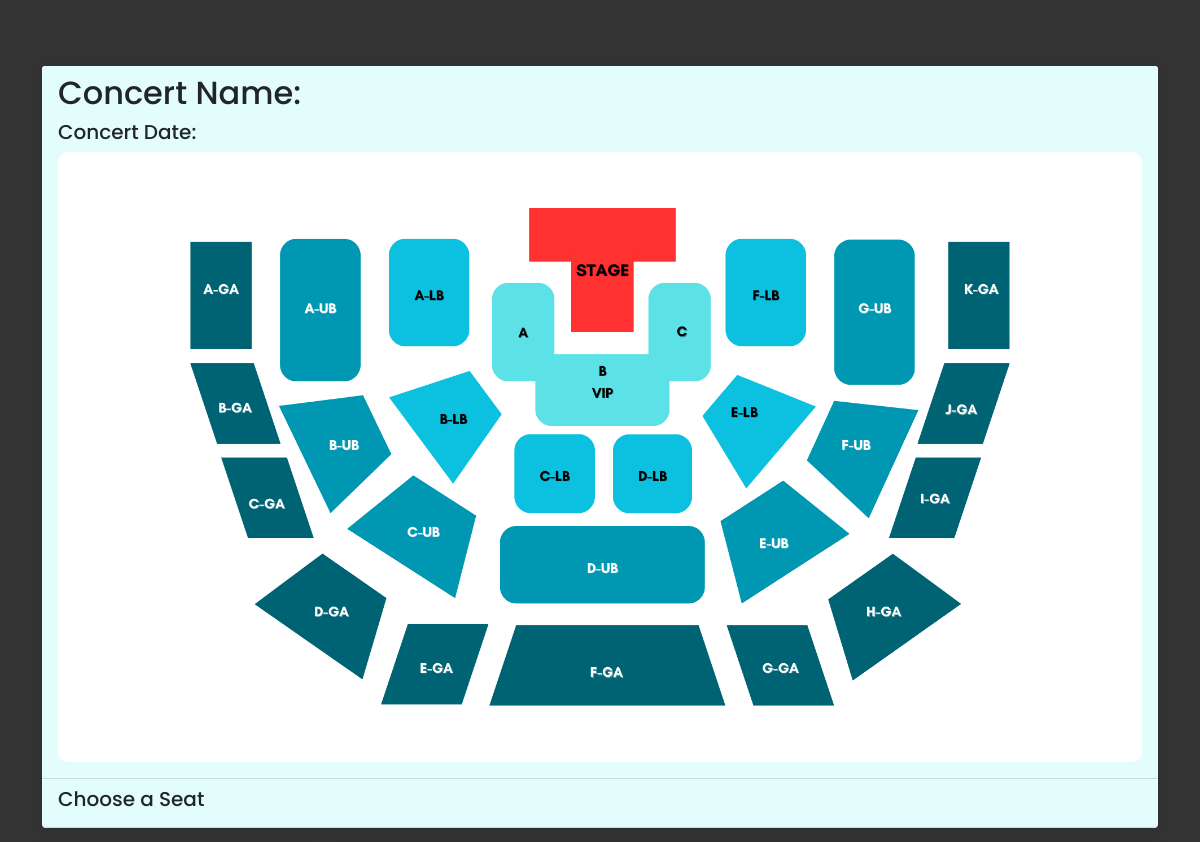
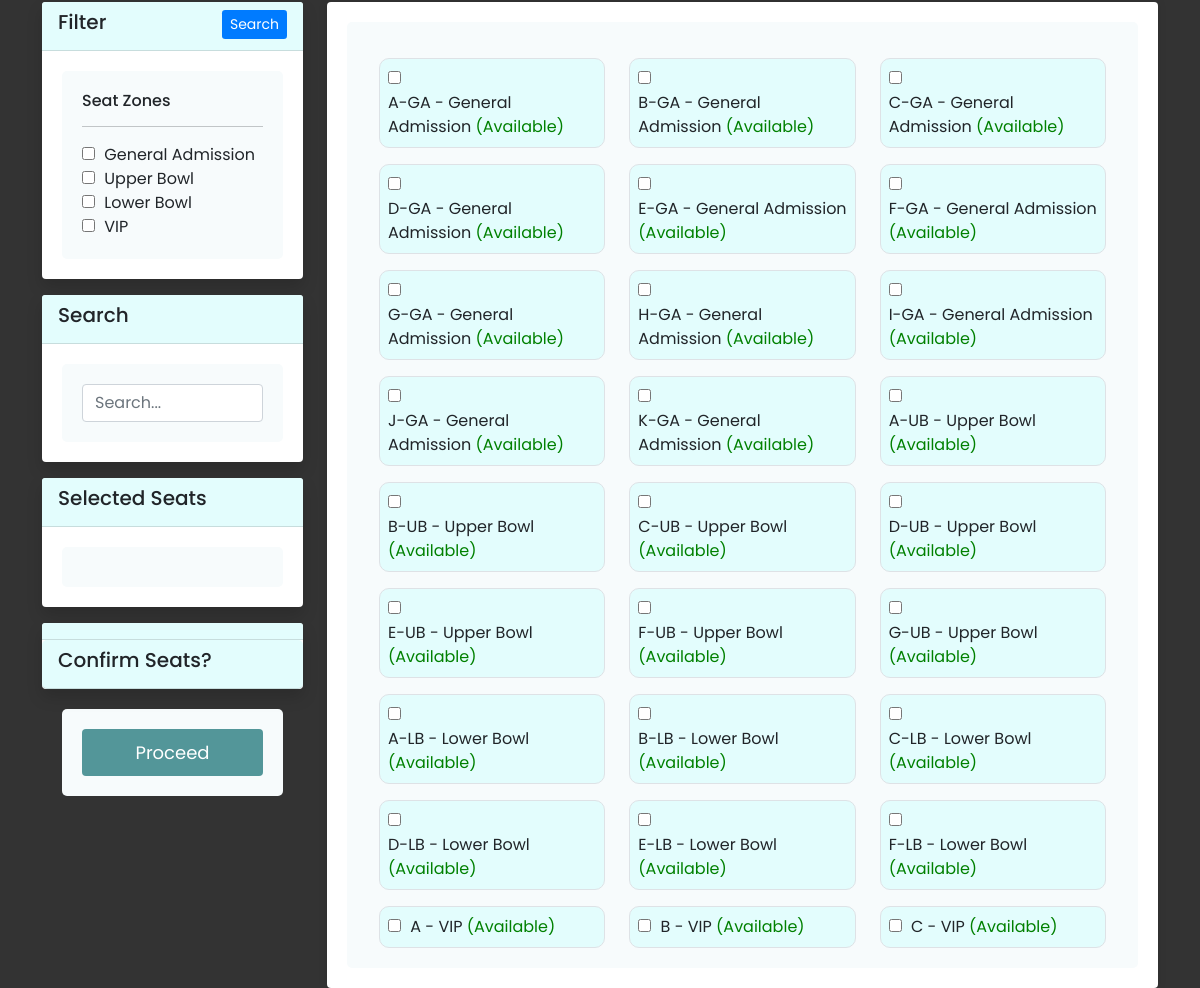
The app's page /pickseatscash.php with its own data (2 pictures, top to bottom).
### tables this page shows
CREATE TABLE IF NOT EXISTS `seats` (
  `seatid` int NOT NULL AUTO_INCREMENT,
  `seatname` varchar(255) NOT NULL,
  `section` varchar(255) NOT NULL,
  `price` decimal(10,2) NOT NULL,
  `status` enum('Available','Reserved','Taken') DEFAULT 'Available',
  PRIMARY KEY (`seatid`)
);

### pickseatscash.php (the view, shortened to what this page needs)
<?php
 include 'config.php';
$concertId = $_SESSION['concert_id'];
 $concert = mysqli_query($conn, "SELECT * FROM `tblconcert` WHERE concert_id = '$concertId'") or die('query failed');
if (mysqli_num_rows($concert) > 0) {
   $fetch = mysqli_fetch_assoc($concert);
 } else {
   $fetch = null;
}
?>
<!DOCTYPE html>
<html lang="en">
<head>
    <link href="https://cdn.jsdelivr.net/npm/bootstrap@5.0.0-beta1/dist/css/bootstrap.min.css" rel="stylesheet">
    <link rel="stylesheet" href="css/pickseats.css">
</head>
<body>
    <div class="container">
        <div class="row">
            <div class="col-md-12">
                <div class="card mt-3">
                    <div class="card-header">
                        <h2>Concert Name: <?php echo $fetch['concert_name']; ?><h2>
                                <h5>Concert Date: <?php echo $fetch['concert_date']; ?><h5>
                                        <image src="css/images/concertlayoutwithlabels.png" id="seatimage">
                    </div>
                    <div class="card-header">
                        <h5>Choose a Seat <i class="ri-h-3"></i></h5>
                    </div>
                </div>
            </div>
            <div class="col-md-3">
                <form action="" method="GET">
                    <div class="card shadow mt-3">
                        <div class="card-header">
                            <h5>Filter
                                <button type="submit" class="btn btn-primary btn-sm float-end">Search</button>
                            </h5>
                        </div>
                        <div class="card-body">
                            <h6>Seat Zones</h6>
                            <hr>
                            <?php
                        include 'config.php';
                        $brand_query = "SELECT DISTINCT section FROM seats";
                        $brand_query_run  = mysqli_query($conn, $brand_query);
                        if(mysqli_num_rows($brand_query_run) > 0)
                        {
                            foreach($brand_query_run as $seats)
                            {
                                $checked = [];
                                ?>
                            <div>
                                <input type="checkbox" name="seats[]" value="<?= $seats['section']; ?>"
                                    <?php if(in_array($seats['section'], $checked)){ echo "checked"; } ?> />
                                <?= $seats['section']; ?>
                            </div>
                            <?php
                            }
                        }
                        else
                        {
                            echo "No Brands Found";
                        }
                        ?>
                        </div>
                    </div>
                    <div class="card shadow mt-3">
                        <div class="card-header">
                            <h5>Search</h5>
                        </div>
                        <div class="card-body">
                            <input type="text" name="search" class="form-control" placeholder="Search...">
                        </div>
                    </div>
                    <div class="card shadow mt-3">
                        <div class="card-header">
                            <h5>Selected Seats</h5>
                        </div>
                        <div class="card-body" id="selected-seats-body">
                        </div>
                    </div>
                    <div class="card shadow mt-3">
                        <div class="card-header" id="total-price">
                        </div>
                        <div class="card-header">
                            <h5>Confirm Seats?</h5>
                        </div>
                    </div>
                    <div class="card-body">
                        <a href="" class="cta-button">Proceed</a>
                    </div>
            </div>
            <div class="col-md-9 mt-3">
                <div class="card ">
                    <div class="card-body row">
                        <?php
                    if(isset($_GET['seats']))
                    {
                        $branchecked = [];
                        $branchecked = $_GET['seats'];
                        foreach($branchecked as $rowbrand)
                        {
                            $products = "SELECT s.*, cs.* FROM seats s  LEFT JOIN chosenseats cs ON s.seatid = cs.seatid AND cs.concertid ='$concertId' WHERE s.section = '$rowbrand'";
                            if (isset($_GET['search']) && !empty($_GET['search'])) {
                                $search = $_GET['search'];
                                $products .= "AND s.seatname LIKE '%$search%'";
                            }
                            $products_run = mysqli_query($conn, $products);
                            if(mysqli_num_rows($products_run) > 0)
                            {
                                $selectedSeatsCount = 0;
                                foreach($products_run as $proditems) :
                                    ?>
                        <div class="col-md-4 mt-3">
                            <div class="border p-2">
                                <?php
                                    $seatStatus = isset($proditems['status']) ? $proditems['status'] : 'Available';
                                    $statusColor = $seatStatus === 'Available' ? 'green' : ($seatStatus === 'Reserved' ? 'orange' : 'red');
                                $isDisabled = $statusColor !== 'green';
                                    ?>
                                <input type="checkbox" name="selected_seats[]"
                                    value="<?= $proditems['seatname'] .' - '. $proditems['section']; ?>"
                                    onclick="limitCheckboxSelection(this, 5)" <?= $isDisabled ? 'disabled' : ''; ?> />
                                <label><?= $proditems['seatname'] .' - '. $proditems['section']; ?>
                                    <span style="color: <?= $statusColor; ?>">
                                        (<?= $seatStatus; ?>)
                                    </span>
                                </label>
                            </div>
                        </div>
                        <?php
                                    $selectedSeatsCount++;
                                endforeach;
                                if ($selectedSeatsCount >= 5) {
                                    echo '<p class="checkbox-limit-message">You can only select up to 5 seats.</p>';
                                }
                            }
                        }
                    }
                    else
                    {
                        $products = "SELECT s.*, cs.* FROM seats s LEFT JOIN chosenseats cs ON s.seatid = cs.seatid AND cs.concertid = '$concertId'";
                        $products_run = mysqli_query($conn, $products);
                        if(mysqli_num_rows($products_run) > 0)
                        {
                            foreach($products_run as $proditems) :
                                ?>
                        <div class="col-md-4 mt-3">
                            <div class="border p-2">
                                <?php
                                    $seatStatus = isset($proditems['status']) ? $proditems['status'] : 'Available';
                                    $statusColor = $seatStatus === 'Available' ? 'green' : ($seatStatus === 'Reserved' ? 'orange' : 'red');
                                $isDisabled = $statusColor !== 'green';
                                    ?>
                                <input type="checkbox" name="selected_seats[]"
                                    value="<?= $proditems['seatname'] .' - '. $proditems['section']; ?>"
                                    onclick="limitCheckboxSelection(this, 5)" <?= $isDisabled ? 'disabled' : ''; ?> />
                                <label><?= $proditems['seatname'] .' - '. $proditems['section']; ?>
                                    <span style="color: <?= $statusColor; ?>">
                                        (<?= $seatStatus; ?>)
                                    </span>
                                </label>
                            </div>
                        </div>
                        <?php
                            endforeach;
                        }
                        else
                        {
                            echo "No Items Found";
                        }
                    }
                    ?>
                    </div>
                </div>
            </div>
        </div>
    </div>
</body>
</html>

### css/pickseats.css (style rules this page uses)
* { font-family: 'Poppins', sans-serif; margin: 0; padding: 0; box-sizing: border-box; outline: none; border: none; text-decoration: none; }
body { font-family: 'Poppins', sans-serif; background-color:rgb(41, 135, 154); background-image: url("images/conbg.png"); background-repeat: no-repeat; background-size:auto; background-attachment: fixed; background-color: #333; background-blend-mode: soft-light; }
.container { margin-top: 50px; }
.card { border: none; box-shadow: 0 0 10px rgba(0, 0, 0, 0.1); }
.p-2 { border-radius: 10px; background-color: #E3FDFD; }
.btn-primary { background-color: #007bff; border: none; }
input[type="checkbox"] { margin-right: 5px; }
.card-header { background-color:#E3FDFD; border-radius: 5px; }
.card-body { padding: 20px; background-color:#F7FBFC; border-radius: 5px; margin:20px; }
.cta-button { display: inline-block; padding: 10px 20px; width: 100%; background-color: #539699; color: #fff; text-decoration: none; border-radius: 4px; font-size: 18px; text-align: center; transition: background-color 0.3s; }
img { max-width: 100%; height: auto; display: block; margin: 0 auto; border-radius: 10px; }

### records on screen
seats: seatname "A-GA", section "General Admission", seatStatus "Available"
seats: seatname "B-GA", section "General Admission", seatStatus "Available"
seats: seatname "C-GA", section "General Admission", seatStatus "Available"
seats: seatname "D-GA", section "General Admission", seatStatus "Available"
seats: seatname "E-GA", section "General Admission", seatStatus "Available"
seats: seatname "F-GA", section "General Admission", seatStatus "Available"
seats: seatname "G-GA", section "General Admission", seatStatus "Available"
seats: seatname "H-GA", section "General Admission", seatStatus "Available"
seats: seatname "I-GA", section "General Admission", seatStatus "Available"
seats: seatname "J-GA", section "General Admission", seatStatus "Available"
seats: seatname "K-GA", section "General Admission", seatStatus "Available"
seats: seatname "A-UB", section "Upper Bowl", seatStatus "Available"
seats: seatname "B-UB", section "Upper Bowl", seatStatus "Available"
seats: seatname "C-UB", section "Upper Bowl", seatStatus "Available"
seats: seatname "D-UB", section "Upper Bowl", seatStatus "Available"
seats: seatname "E-UB", section "Upper Bowl", seatStatus "Available"
seats: seatname "F-UB", section "Upper Bowl", seatStatus "Available"
seats: seatname "G-UB", section "Upper Bowl", seatStatus "Available"
seats: seatname "A-LB", section "Lower Bowl", seatStatus "Available"
seats: seatname "B-LB", section "Lower Bowl", seatStatus "Available"
seats: seatname "C-LB", section "Lower Bowl", seatStatus "Available"
seats: seatname "D-LB", section "Lower Bowl", seatStatus "Available"
seats: seatname "E-LB", section "Lower Bowl", seatStatus "Available"
seats: seatname "F-LB", section "Lower Bowl", seatStatus "Available"
seats: seatname "A", section "VIP", seatStatus "Available"
seats: seatname "B", section "VIP", seatStatus "Available"
seats: seatname "C", section "VIP", seatStatus "Available"

### other values on screen
$seats['section'] "General Admission"
$seats['section'] "Upper Bowl"
$seats['section'] "Lower Bowl"
$seats['section'] "VIP"
